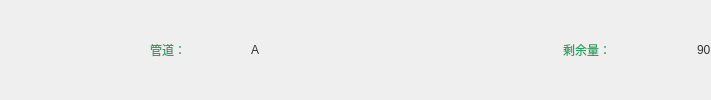
                <widget class="QWidget" name="widget_3" native="true">
                 <layout class="QHBoxLayout" name="horizontalLayout_4">
                  <property name="spacing">
                   <number>0</number>
                  </property>
                  <property name="leftMargin">
                   <number>0</number>
                  </property>
                  <property name="topMargin">
                   <number>0</number>
                  </property>
                  <property name="rightMargin">
                   <number>0</number>
                  </property>
                  <property name="bottomMargin">
                   <number>0</number>
                  </property>
                  <item>
                   <widget class="QLabel" name="label">
                    <property name="minimumSize">
                     <size>
                      <width>150</width>
                      <height>0</height>
                     </size>
                    </property>
                    <property name="maximumSize">
                     <size>
                      <width>150</width>
                      <height>16777215</height>
                     </size>
                    </property>
                    <property name="text">
                     <string/>
                    </property>
                   </widget>
                  </item>
                  <item>
                   <widget class="QLabel" name="l1">
                    <property name="minimumSize">
                     <size>
                      <width>101</width>
                      <height>50</height>
                     </size>
                    </property>
                    <property name="maximumSize">
                     <size>
                      <width>101</width>
                      <height>50</height>
                     </size>
                    </property>
                    <property name="styleSheet">
                     <string notr="true">color:rgb(44, 159, 97);</string>
                    </property>
                    <property name="text">
                     <string>管道：</string>
                    </property>
                   </widget>
                  </item>
                  <item>
                   <widget class="QLabel" name="i1">
                    <property name="minimumSize">
                     <size>
                      <width>312</width>
                      <height>50</height>
                     </size>
                    </property>
                    <property name="maximumSize">
                     <size>
                      <width>312</width>
                      <height>50</height>
                     </size>
                    </property>
                    <property name="styleSheet">
                     <string notr="true">color:rgb(51, 51, 51);</string>
                    </property>
                    <property name="text">
                     <string>A</string>
                    </property>
                   </widget>
                  </item>
                  <item>
                   <widget class="QLabel" name="l2">
                    <property name="minimumSize">
                     <size>
                      <width>134</width>
                      <height>50</height>
                     </size>
                    </property>
                    <property name="maximumSize">
                     <size>
                      <width>134</width>
                      <height>50</height>
                     </size>
                    </property>
                    <property name="styleSheet">
                     <string notr="true">color:rgb(44, 159, 97);</string>
                    </property>
                    <property name="text">
                     <string>剩余量：</string>
                    </property>
                   </widget>
                  </item>
                  <item>
                   <widget class="QLabel" name="i2">
                    <property name="minimumSize">
                     <size>
                      <width>0</width>
                      <height>50</height>
                     </size>
                    </property>
                    <property name="maximumSize">
                     <size>
                      <width>2000</width>
                      <height>50</height>
                     </size>
                    </property>
                    <property name="styleSheet">
                     <string notr="true">color:rgb(51, 51, 51);</string>
                    </property>
                    <property name="text">
                     <string>90</string>
                    </property>
                   </widget>
                  </item>
                 </layout>
                </widget>
